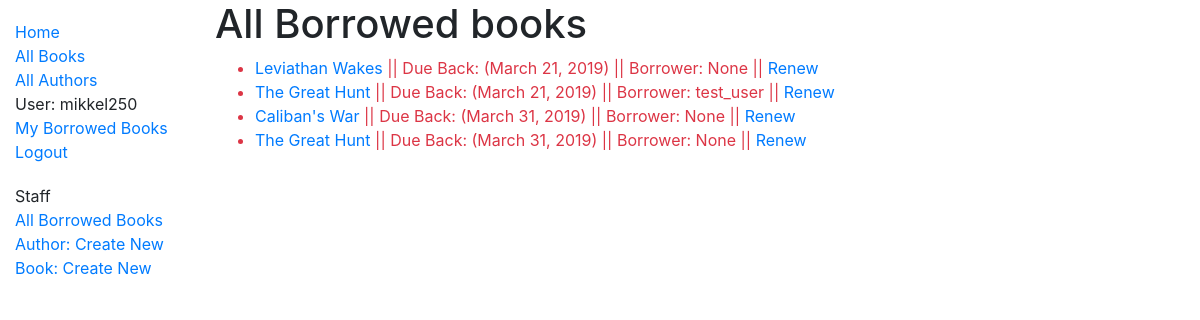
Page /catalog/borrowed/ (signed in) on the committed database.
### catalog/models.py (models this page shows, shortened)
class BookInstance(models.Model):
    id = models.UUIDField(primary_key=True, default=uuid.uuid4, help_text='Unique ID for this particular book across whole library')
    book = models.ForeignKey('Book', on_delete=models.SET_NULL, null=True)
    imprint = models.CharField(max_length=200)
    due_back = models.DateField(null=True, blank=True)
    language = models.ForeignKey('Language', on_delete=models.SET_NULL, null=True)
    borrower = models.ForeignKey(User, on_delete=models.SET_NULL, null=True, blank=True)
    LOAN_STATUS = (
        ('m', 'Maintenance'),
        ('o', 'On loan'),
        ('a', 'Available'),
        ('r', 'Reserved'),
    )
    status = models.CharField(
        max_length=1,
        choices=LOAN_STATUS,
        blank=True,
        default='m',
        help_text='Book Availability',
    )
    class Meta:
        ordering = ['due_back']
        permissions = (("can_mark_returned", "Set book as returned"),)
    @property
    def is_overdue(self):
        if self.due_back and date.today() > self.due_back:
            return True
        return False

class Book(models.Model):
    title = models.CharField(max_length=200)
    author = models.ForeignKey('Author', on_delete=models.SET_NULL, null=True)
    summary = models.TextField(
        max_length=1000, help_text='Enter a brief description of the book')
    isbn = models.CharField(
        'ISBN', max_length=13, help_text='13 Character <a href="https://www.isbn-international.org/content/what-isbn">ISBN number</a>')
    image_url = models.CharField(max_length=250, default="book_generic.jpeg")
    genre = models.ManyToManyField(
        Genre, help_text='Select a genre for this book')
    def display_genre(self):
        '''create a string for the genre. required to display genre in admin panel.'''
        return ', '.join(genre.name for genre in self.genre.all()[:3])
    display_genre.short_description = 'Genre'

### catalog/views.py (the view)
# urls.py: path('borrowed/', views.AllLoanedBooksListView.as_view(), name='all-borrowed'),
class AllLoanedBooksListView(PermissionRequiredMixin, generic.ListView):
    model = BookInstance
    permission_required = 'catalog.can_mark_returned'
    template_name = 'catalog/bookinstance_list_borrowed_all.html'
    paginate_by = 25
    def get_queryset(self):
        return BookInstance.objects.filter(status='o').order_by('due_back')

### catalog/templates/catalog/bookinstance_list_borrowed_all.html
{% extends "base_generic.html" %}
{% block content %}
    <h1>All Borrowed books</h1>
    {% if bookinstance_list %}
    <ul>
        {% for bookinst in bookinstance_list %}
        <li class="{% if bookinst.is_overdue %}text-danger{% endif %}">
            <a href="{% url 'book-detail' bookinst.book.pk %}">{{bookinst.book.title}}</a> || Due Back: ({{ bookinst.due_back }}) {% if user.is_staff %}|| Borrower: {{ bookinst.borrower }}{% endif %}{% if perms.catalog.can_mark_returned %} || <a href="{% url 'renew-book-librarian' bookinst.id %}">Renew</a> {% endif %}
        </li>
        {% endfor %}
    </ul>
    {% else %}
        <p>There are no books borrowed.</p>
    {% endif %}
{% endblock %}

### catalog/templates/base_generic.html (shortened to what this page needs)
<!DOCTYPE html>
<html lang="en">
<head>
{% load static %}
  <link rel="stylesheet" href="https://stackpath.bootstrapcdn.com/bootstrap/4.1.3/css/bootstrap.min.css">
  <link rel="stylesheet" href="{% static 'css/styles.css' %}">
  </head>
  <body>
    <div class="container-fluid">
      <div class="row">
        <div class="col-sm-2">
        {% block sidebar %}
          <ul class="sidebar-nav">
            <li><a href="{% url 'index' %}">Home</a></li>
            <li><a href="{% url 'books' %}">All Books</a></li>
            <li><a href="{% url 'authors' %}">All Authors</a></li>
            {% if user.is_authenticated %}
              <li>User: {{ user.get_username }}</li>
              <li><a href="{% url 'my-borrowed' %}">My Borrowed Books</a></li>
              <li><a href="{% url 'logout' %}?next={{request.path}}">Logout</a></li>
            {% else %}
              <li><a href="{% url 'login' %}?next={{request.path}}">Login</a></li>
            {% endif %}
          </ul>
          {% if perms.catalog.can_mark_returned %}
            <ul class="sidebar-nav">
              <li>Staff</li>
              <li><a href="{% url 'all-borrowed' %}">All Borrowed Books</a></li>
              <li><a href="{% url 'author_create' %}">Author: Create New</a></li>
              <li><a href="{% url 'book_create' %}">Book: Create New</a></li>
            </ul>
          {% endif %}
        {% endblock %}
        </div>
        <div class="col-sm-10">
          {% block content %}{% endblock %}
        </div>
      </div>
    </div>
  </body>
</html>

### catalog/static/css/styles.css (style rules this page uses)
.sidebar-nav { margin-top: 20px; padding: 0; list-style: none; }

### rows in the picture
BookInstance: book "Leviathan Wakes", due_back "March 21, 2019", borrower "None"
BookInstance: book "The Great Hunt", due_back "March 21, 2019", borrower "test_user"
BookInstance: book "Caliban's War", due_back "March 31, 2019", borrower "None"
BookInstance: book "The Great Hunt", due_back "March 31, 2019", borrower "None"

### other values in the picture
{{ user.get_username }} "mikkel250"
